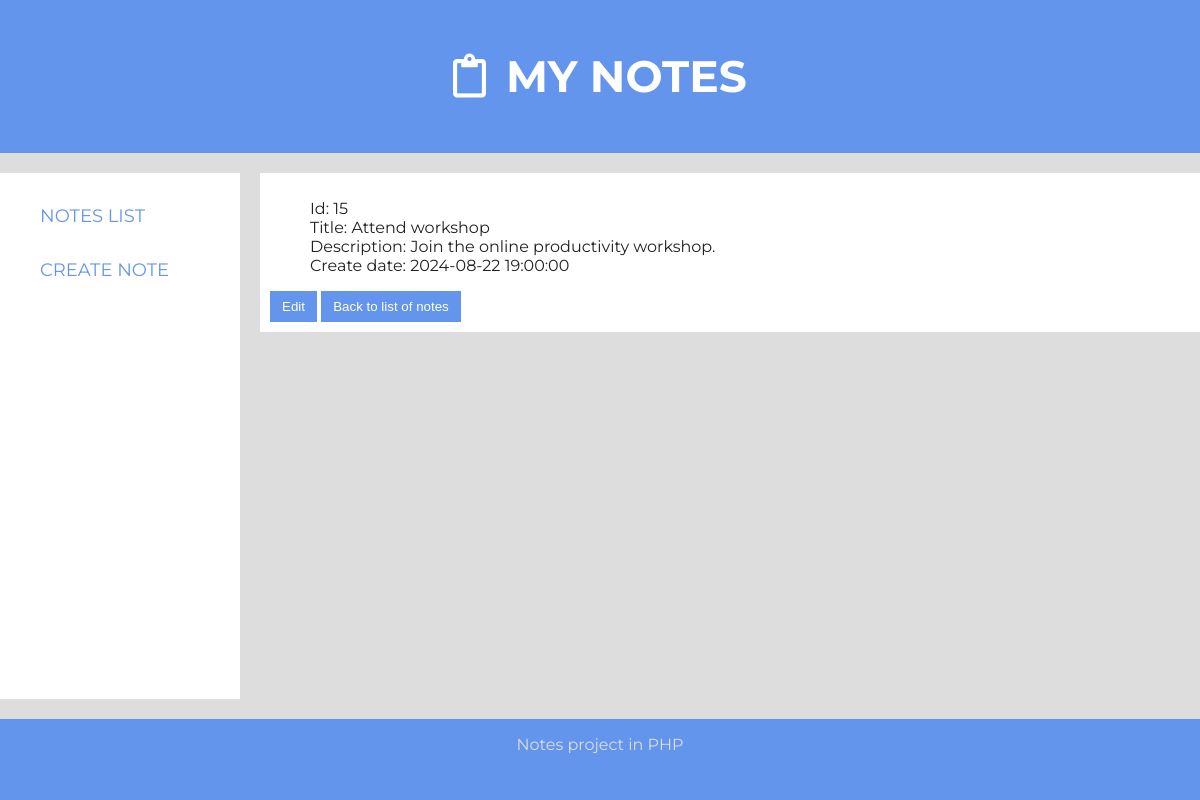
The page /?action=show&id=15 on the database its author committed.
### tables this page shows
CREATE TABLE `notes` (
  `id` int(10) UNSIGNED NOT NULL,
  `title` varchar(255) NOT NULL,
  `description` text NOT NULL,
  `created` datetime NOT NULL
);

### src/View.php (called while the page is built, shortened)
<?php
    class View
    {
        private function escape(array $params): array {
            $clear_params = [];
            foreach ($params as $key=>$param) {
                if(is_array($param)) {
                    $clear_params[$key] = $this->escape($param);
                }
                else if(!$param || is_numeric($param)) {
                    $clear_params[$key] = ($param);
                }
                else {
                    $clear_params[$key] = htmlentities($param);
                }
            }
            return $clear_params;
        }
        public function render(string $page, array $params = []): void
        {
            $params = $this->escape($params);
            include_once('templates/layout.php');
        }
    }

### src/controller/NoteController.php (called while the page is built, shortened)
<?php
class NoteController extends AbstractController
{
    public function showAction(): void {
        $this->view->render('show', ['note' => $this->getNote()]);
    }
    private function getNote(): array {
        $noteId = (int)$this->request->getParam('id');
        return $this->noteModel->get($noteId);
    }
}

### src/controller/AbstractController.php (called while the page is built, shortened)
<?php
abstract class AbstractController
{
    protected Request $request;
    protected View $view;
    public function __construct(Request $request) {
        $this->request = $request;
        $this->view = new View();
    }
    public function run(): void {
        try {
            $action = $this->action() . 'Action';
            $this->$action();
        }
        catch (StorageException $e) {
            dump($e->getMessage());
            $this->view->render('404',['msg'=>$e->getMessage()]);
        }
        catch (NotFoundException $e) {
            $this->redirect('/',['error'=>'noteNotFound']);
        }
    }
    private function action(): string {
        return $this->request->getParam('action', self::DEFAULT_ACTION);
    }
}

### index.php (called while the page is built, shortened)
<?php
$request = new Request($_GET, $_POST, $_SERVER);
try {
    (new NoteController($request))->run();
}
catch(ConfiguartionException $e) {
    echo '<h1>App error</h1>';
    echo '<h3>'.$e->getMessage().'</h3>';
}
catch(Throwable $e) {
    dump($e);
    echo '<h3>App error</h3>';
    echo '<h3>'.$e->getMessage().'</h3>';
}

### src/model/AbstractModel.php (called while the page is built, shortened)
<?php
abstract class AbstractModel
{
    private function createConnection(array $config): void {
        $dsn = 'mysql:dbname='.$config['database'].';host='.$config['host'];
        $this->conn = new PDO($dsn, $config['user'], $config['password'], [ PDO::ATTR_ERRMODE => PDO::ERRMODE_EXCEPTION ]);
    }
}

### src/model/NoteModel.php (called while the page is built, shortened)
<?php
class NoteModel extends AbstractModel implements ModelInterface
{
    public function get(int $id) : array {
        try {
            $query = "SELECT * FROM notes WHERE id = $id";
            $result = $this->conn->query($query);
            $note = $result->fetch(PDO::FETCH_ASSOC);
        }
        catch (Throwable $e) {
            throw new StorageException('Error while getting note ', 400, $e);
        }
        return $note;
    }
 }

### templates/pages/show.php (the view)
<div class="show">
    <?php $note = $params['note']; ?>
    <?php if($note): ?>
        <ul>
            <li>Id: <?= $note['id'] ?></li>
            <li>Title: <?= $note['title'] ?></li>
            <li>Description: <?= $note['description'] ?></li>
            <li>Create date: <?= $note['created'] ?></li>
        </ul>
        <a href="/?action=edit&id=<?= $note['id'] ?>"><button>Edit</button></a>
    <?php endif; ?>
    <a href="/"><button>Back to list of notes</button></a>
</div>

### public/style.css (style rules this page uses)
body { font-family: 'Montserrat', sans-serif; color: #333; background-color: #ddd; margin: 0; }
button { border: none; background-color: cornflowerblue; padding: 5px 10px; color: white; cursor: pointer; }
.delete, .show { padding: 10px; background-color: white; color: #222; }
.delete ul, .show ul { list-style: none; }
.delete button, .show button { padding: 8px 12px; }

### rows shown on the page
notes: id "15", title "Attend workshop", description "Join the online productivity workshop.", created "2024-08-22 19:00:00"
